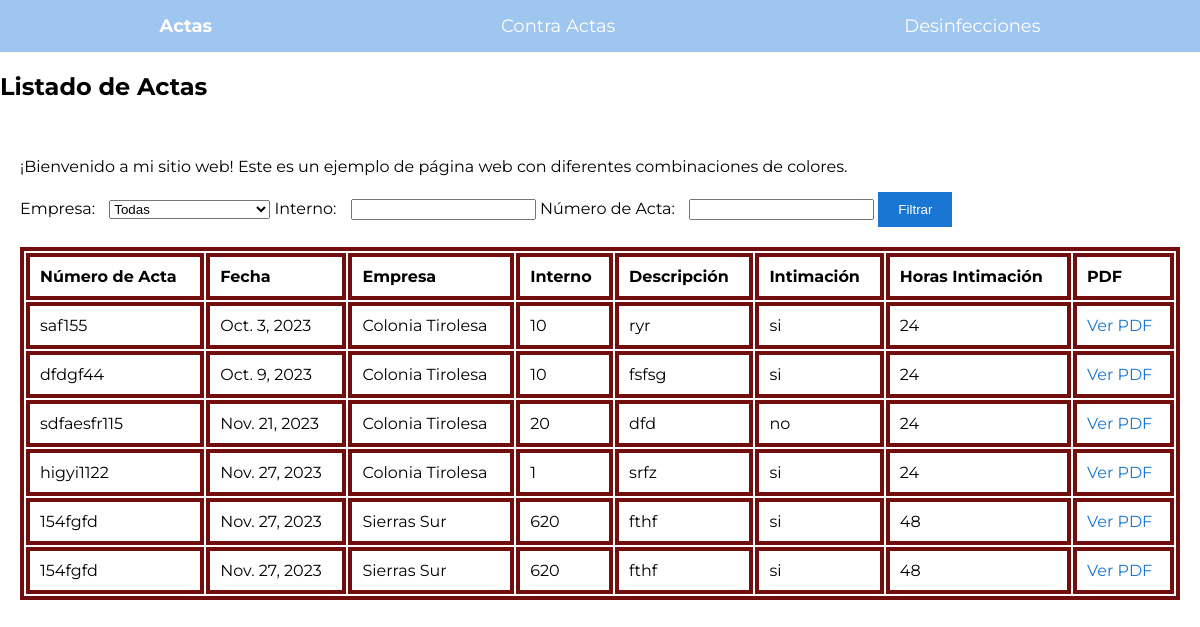
Screenshot of /empresas/listar-actas/ with the database file from the repository.
### empresas/models.py (models this page shows, shortened)
class Actas(models.Model):
    numero_de_acta = models.CharField(max_length=12)
    fecha = models.DateField()
    empresa = models.ForeignKey(Empresas, on_delete=models.CASCADE)
    interno = models.PositiveSmallIntegerField()
    descripcion = models.CharField(max_length=300)
    intimacion_choices = [('si', 'Sí'), ('no', 'No')]
    intimacion = models.CharField(max_length=2, choices=intimacion_choices)
    horas_intimacion_choices = [(24, '24 horas'), (48, '48 horas'), (72, '72 horas')]
    horas_intimacion = models.PositiveSmallIntegerField(choices=horas_intimacion_choices)
    acta_pdf = models.FileField(upload_to='actas/')
    class Meta:
        verbose_name_plural = "Actas"

class Empresas(models.Model):
    empresa = models.CharField(max_length=100)
    class Meta:
        verbose_name_plural = "Empresas"

### empresas/views.py (the view)
# urls.py: path('listar-actas/', listar_actas, name='listar_actas'),
def listar_actas(request):
    actas = Actas.objects.all()
    empresa_id = request.GET.get('empresa')
    interno = request.GET.get('interno')
    acta_numero = request.GET.get('acta')
    if empresa_id:
        actas = actas.filter(empresa_id=empresa_id)
    if interno:
        actas = actas.filter(interno=interno)
    if acta_numero:
        actas = actas.filter(numero_de_acta__icontains=acta_numero)
    empresas = Empresas.objects.all()
    return render(request, 'empresas/listar_actas.html', {'actas': actas, 'empresas': empresas})

### empresas/templates/empresas/listar_actas.html (shortened to what this page needs)
<!DOCTYPE html>
<html lang="en">
<head>
    <link rel="stylesheet" href="estilos.css">
</head>
<body>
    <nav class="nav" style="background-color: #9ec6ee; padding: 15px;">
        <a class="nav-link active" href="#">Actas</a>
        <a class="nav-link" href="#">Contra Actas</a>
        <a class="nav-link" href="#">Desinfecciones</a>
    </nav>
    <h2>Listado de Actas</h2>
    <div class="contenido">
        <p>¡Bienvenido a mi sitio web! Este es un ejemplo de página web con diferentes combinaciones de colores.</p>
        <form method="GET" action="{% url 'listar_actas' %}">
            <label for="empresa_filter">Empresa:</label>
            <select name="empresa" id="empresa_filter">
                <option value="">Todas</option>
            </select>
            <label for="interno_filter">Interno:</label>
            <input type="number" name="interno" id="interno_filter" min="1">
            <label for="acta_filter">Número de Acta:</label>
            <input type="text" name="acta" id="acta_filter">
            <button type="submit">Filtrar</button>
        </form>
        <table class="actas-table" border="1">
            <tr>
                <th>Número de Acta</th>
                <th>Fecha</th>
                <th>Empresa</th>
                <th>Interno</th>
                <th>Descripción</th>
                <th>Intimación</th>
                <th>Horas Intimación</th>
                <th>PDF</th>
            </tr>
            {% for acta in actas %}
            <tr>
                <td>{{ acta.numero_de_acta }}</td>
                <td>{{ acta.fecha }}</td>
                <td>{{ acta.empresa.empresa }}</td>
                <td>{{ acta.interno }}</td>
                <td>{{ acta.descripcion }}</td>
                <td>{{ acta.intimacion }}</td>
                <td>{{ acta.horas_intimacion }}</td>
                <td><a href="{{ acta.acta_pdf.url }}" target="_blank">Ver PDF</a></td>
            </tr>
            {% endfor %}
        </table>
    </div>
</body>
</html>

### estilos.css (style rules this page uses)
body { font-family: 'Montserrat', sans-serif; font-size: 16px; margin: 0; padding: 0; }
.nav { background-color: #9bc7f3; padding: 15px; display: flex; justify-content: space-around; align-items: center; }
.nav-link { text-decoration: none; color: #fff; font-size: 18px; }
.nav-link.active { font-weight: bold; }
.contenido { padding: 20px; }
form { margin-bottom: 20px; }
label { margin-right: 10px; }
button { background-color: #1976D2; color: #fff; padding: 10px 20px; border: none; cursor: pointer; }
table { width: 100%; border: 4px solid #730e0e; margin-top: 20px; }
th, td { border: 4px solid #730e0e; padding: 10px; text-align: left; }
a { text-decoration: none; color: #1976D2; }

### rows the page displays
Actas: numero_de_acta "saf155", fecha "Oct. 3, 2023", empresa.empresa "Colonia Tirolesa", interno "10", descripcion "ryr", intimacion "si", horas_intimacion "24"
Actas: numero_de_acta "dfdgf44", fecha "Oct. 9, 2023", empresa.empresa "Colonia Tirolesa", interno "10", descripcion "fsfsg", intimacion "si", horas_intimacion "24"
Actas: numero_de_acta "sdfaesfr115", fecha "Nov. 21, 2023", empresa.empresa "Colonia Tirolesa", interno "20", descripcion "dfd", intimacion "no", horas_intimacion "24"
Actas: numero_de_acta "higyi1122", fecha "Nov. 27, 2023", empresa.empresa "Colonia Tirolesa", interno "1", descripcion "srfz", intimacion "si", horas_intimacion "24"
Actas: numero_de_acta "154fgfd", fecha "Nov. 27, 2023", empresa.empresa "Sierras Sur", interno "620", descripcion "fthf", intimacion "si", horas_intimacion "48"
Actas: numero_de_acta "154fgfd", fecha "Nov. 27, 2023", empresa.empresa "Sierras Sur", interno "620", descripcion "fthf", intimacion "si", horas_intimacion "48"
